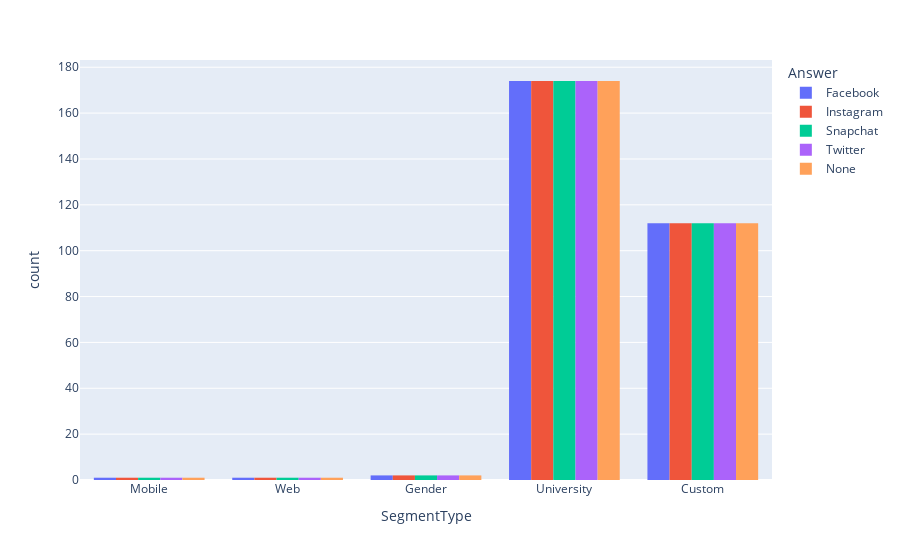

Here is the notebook cell this chart was saved with:
### Markdown cell above
#### From the above plot we can observe the different sectors from where the survey was performed.

### Code cell
fig=px.histogram(datay,x='SegmentType', color='Answer', barmode='group')
fig.show()

### Figure 1 — Plotly figure (JSON) as saved in the notebook; plotly's stock layout.template omitted (floating-point values rounded to 4 significant figures; data arrays with more than 128 entries replaced by an {"elided": "..."} marker saying what was removed)
{"data": [{"alignmentgroup": "True", "bingroup": "x", "hovertemplate": "Answer=Facebook<br>SegmentType=%{x}<br>count=%{y}<extra></extra>", "legendgroup": "Facebook", "marker": {"color": "#636efa", "pattern": {"shape": ""}}, "name": "Facebook", "offsetgroup": "Facebook", "orientation": "v", "showlegend": true, "type": "histogram", "x": {"elided": "290 str values"}, "xaxis": "x", "yaxis": "y"}, {"alignmentgroup": "True", "bingroup": "x", "hovertemplate": "Answer=Instagram<br>SegmentType=%{x}<br>count=%{y}<extra></extra>", "legendgroup": "Instagram", "marker": {"color": "#EF553B", "pattern": {"shape": ""}}, "name": "Instagram", "offsetgroup": "Instagram", "orientation": "v", "showlegend": true, "type": "histogram", "x": {"elided": "290 str values"}, "xaxis": "x", "yaxis": "y"}, {"alignmentgroup": "True", "bingroup": "x", "hovertemplate": "Answer=Snapchat<br>SegmentType=%{x}<br>count=%{y}<extra></extra>", "legendgroup": "Snapchat", "marker": {"color": "#00cc96", "pattern": {"shape": ""}}, "name": "Snapchat", "offsetgroup": "Snapchat", "orientation": "v", "showlegend": true, "type": "histogram", "x": {"elided": "290 str values"}, "xaxis": "x", "yaxis": "y"}, {"alignmentgroup": "True", "bingroup": "x", "hovertemplate": "Answer=Twitter<br>SegmentType=%{x}<br>count=%{y}<extra></extra>", "legendgroup": "Twitter", "marker": {"color": "#ab63fa", "pattern": {"shape": ""}}, "name": "Twitter", "offsetgroup": "Twitter", "orientation": "v", "showlegend": true, "type": "histogram", "x": {"elided": "290 str values"}, "xaxis": "x", "yaxis": "y"}, {"alignmentgroup": "True", "bingroup": "x", "hovertemplate": "Answer=None<br>SegmentType=%{x}<br>count=%{y}<extra></extra>", "legendgroup": "None", "marker": {"color": "#FFA15A", "pattern": {"shape": ""}}, "name": "None", "offsetgroup": "None", "orientation": "v", "showlegend": true, "type": "histogram", "x": {"elided": "290 str values"}, "xaxis": "x", "yaxis": "y"}], "layout": {"barmode": "group", "legend": {"title": {"text": "Answer"}, "tracegroupgap": 0}, "margin": {"t": 60}, "xaxis": {"anchor": "y", "domain": [0, 1], "title": {"text": "SegmentType"}}, "yaxis": {"anchor": "x", "domain": [0, 1], "title": {"text": "count"}}}}
